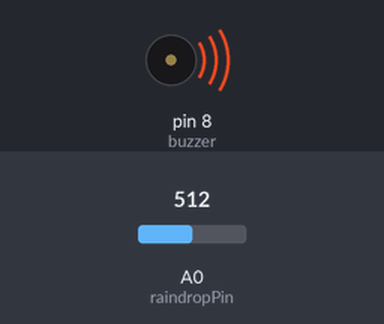
This sketch was run on a simulated Arduino Uno, built with avr-gcc and run on an emulated ATmega328P. Parts: buzzer (waves = sounding). Inputs (shaded band) come from the test bench; at power-on: A0 (raindropPin) = 512. What the sketch prints to the serial monitor is not drawn.

Above: at 0.16 s.
At 9.66 s:
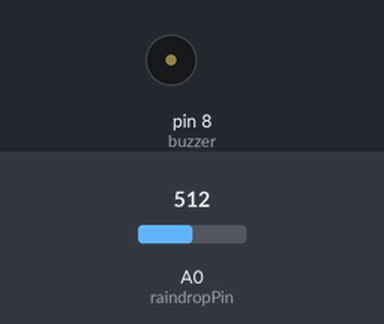
Timing chart, 0 to 10.2 s (numbered marks = the images above):
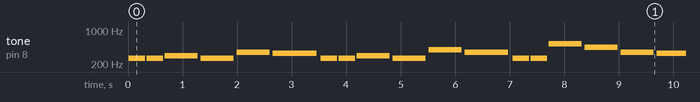

Measured:
- by itself, tone on pin 8 (buzzer): plays 262 Hz for 0.30 s, 262 Hz for 0.30 s, 294 Hz for 0.60 s, 262 Hz for 0.60 s, 349 Hz for 0.60 s, 330 Hz for 0.80 s … (208 notes in this stretch)

The sketch:

rain_drop_sensor.ino
```cpp
const int raindropPin = A0; // Analog pin connected to the raindrop sensor
int buzzer = 8;

// Notas musicales (frecuencia en Hz)
#define NOTE_C4  262
#define NOTE_D4  294
#define NOTE_E4  330
#define NOTE_F4  349
#define NOTE_G4  392
#define NOTE_A4  440
#define NOTE_B4  494
#define NOTE_C5  523
#define NOTE_D5  587
#define NOTE_E5  659
#define NOTE_G5  784
#define NOTE_AS4 466

void setup() {
  Serial.begin(9600);
  unsigned long start = millis();
  while (!Serial && millis() - start < 3000); // Espera máx. 3s
  pinMode(buzzer, OUTPUT);  // define buzzer output
  Serial.println("✅ Arduino R4 Minima funcionando.");

}

void loop() {
  int raindropValue = analogRead(raindropPin); // Read analog value from the sensor
  Serial.print("Raindrop Value: ");
  Serial.println(raindropValue); // Print the value to the serial monitor
  if (raindropValue > 800) {
    Serial.println("🌞 Sensor seco");
    digitalWrite(buzzer, LOW);
} else if (raindropValue > 400) {
    Serial.println("🌦️ Sensor húmedo");
    playBirthdaySong();
    //digitalWrite(buzzer, HIGH); //Make a sound
    //delay(500);
    //digitalWrite(buzzer, LOW);
    //delay(500);
    //digitalWrite(buzzer, HIGH); //Make a sound
    //delay(500);
    //digitalWrite(buzzer, LOW);
} else {
    Serial.println("🌧️ Lluvia detectada");
    playBirthdaySong();
    //digitalWrite(buzzer, HIGH); //Make a sound
    //digitalWrite(buzzer, HIGH); //Make a sound
    //delay(200);
    //digitalWrite(buzzer, LOW);
    //delay(200);
    //digitalWrite(buzzer, HIGH); //Make a sound
    //delay(200);
    //digitalWrite(buzzer, LOW);
}
  delay(1000); // Delay for stability
}

void playMelody() {
  // Melodía: DO – RE – MI – RE – DO
  tone(buzzer, NOTE_C4, 200);
  delay(250);
  tone(buzzer, NOTE_D4, 200);
  delay(250);
  tone(buzzer, NOTE_E4, 300);
  delay(350);
  tone(buzzer, NOTE_D4, 200);
  delay(250);
  tone(buzzer, NOTE_C4, 400);
  delay(450);
  noTone(buzzer);
}

void playTone(int note, int duration) {
  if (note == 0) {
    noTone(buzzer);
    delay(duration);
  } else {
    tone(buzzer, note, duration);
    delay(duration * 1.1); // pequeña pausa entre notas
  }
}

void playCucaracha() {
  // 🎵 “La cucaracha, la cucaracha, ya no puede caminar…”
  playTone(NOTE_G4, 300);
  playTone(NOTE_G4, 300);
  playTone(NOTE_G4, 300);
  playTone(NOTE_E4, 300);
  playTone(NOTE_C4, 600);

  playTone(NOTE_G4, 300);
  playTone(NOTE_G4, 300);
  playTone(NOTE_G4, 300);
  playTone(NOTE_E4, 300);
  playTone(NOTE_C4, 600);

  playTone(NOTE_E4, 300);
  playTone(NOTE_F4, 300);
  playTone(NOTE_G4, 300);
  playTone(NOTE_G4, 300);
  playTone(NOTE_F4, 300);
  playTone(NOTE_E4, 300);
  playTone(NOTE_D4, 300);
  playTone(NOTE_C4, 600);
}

void playBirthdaySong() {
  // 🎶 Cumpleaños Feliz
  playTone(NOTE_C4, 300);
  playTone(NOTE_C4, 300);
  playTone(NOTE_D4, 600);
  playTone(NOTE_C4, 600);
  playTone(NOTE_F4, 600);
  playTone(NOTE_E4, 800);

  // 🎶 Te deseamos a ti
  playTone(NOTE_C4, 300);
  playTone(NOTE_C4, 300);
  playTone(NOTE_D4, 600);
  playTone(NOTE_C4, 600);
  playTone(NOTE_G4, 600);
  playTone(NOTE_F4, 800);

  // 🎶 Feliz cumpleaños [nombre]
  playTone(NOTE_C4, 300);
  playTone(NOTE_C4, 300);
  playTone(NOTE_C5, 600);
  playTone(NOTE_A4, 600);
  playTone(NOTE_F4, 600);
  playTone(NOTE_E4, 600);
  playTone(NOTE_D4, 800);

  // 🎶 Que los cumplas feliz
  playTone(NOTE_AS4, 300);  // La sostenido
  playTone(NOTE_AS4, 300);
  playTone(NOTE_A4, 600);
  playTone(NOTE_F4, 600);
  playTone(NOTE_G4, 600);
  playTone(NOTE_F4, 800);

  noTone(buzzer); // Apagar buzzer
}
```
